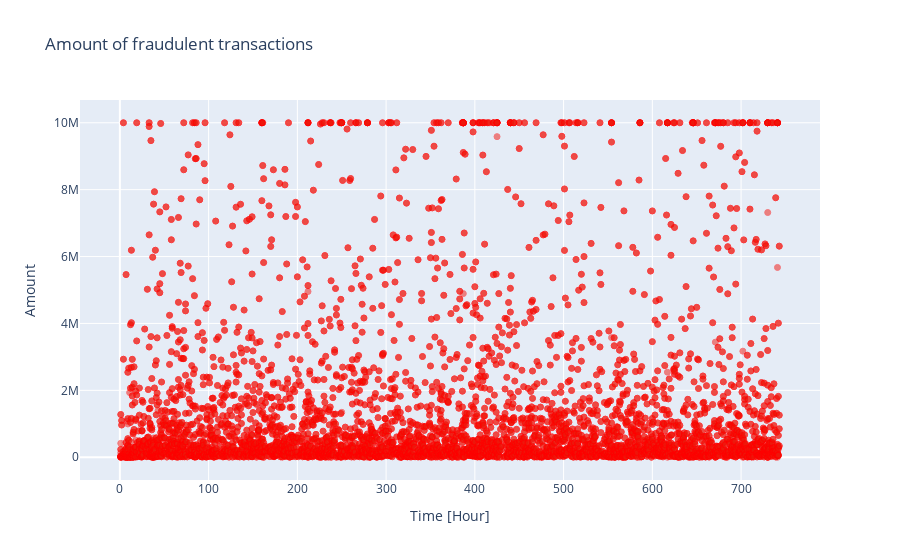

The notebook cell saved with this chart:
### Code cell
#Plotting fraudulent transaction(amount) against time. 
#Time is in hours from the start of the time period(30 Days stimulation)
fraud = data_df.loc[data_df['isFraud'] == 1]

trace = go.Scatter(
    x = fraud['step'],
    y = fraud['amount'],
    name="amount",
     marker=dict(
                color='rgb(238,23,11)',
                line=dict(
                    color='red',
                    width=1),
                opacity=0.5,
            ),
    text= fraud['amount'],
    mode = "markers"
)
data = [trace]
layout = dict(title = 'Amount of fraudulent transactions',
          xaxis = dict(title = 'Time [Hour]', showticklabels=True), 
          yaxis = dict(title = 'Amount'),
          hovermode='closest'
         )
fig = dict(data=data, layout=layout)
iplot(fig, filename='fraud-amount')

### Figure 1 — Plotly figure (JSON) as saved in the notebook; plotly's stock layout.template omitted (floating-point values rounded to 4 significant figures; data arrays with more than 128 entries replaced by an {"elided": "..."} marker saying what was removed)
{"data": [{"marker": {"color": "rgb(238,23,11)", "line": {"color": "red", "width": 1}, "opacity": 0.5}, "mode": "markers", "name": "amount", "text": {"elided": "8213 float values"}, "type": "scatter", "x": {"elided": "8213 int values"}, "y": {"elided": "8213 float values"}}], "layout": {"hovermode": "closest", "title": {"text": "Amount of fraudulent transactions"}, "xaxis": {"showticklabels": true, "title": {"text": "Time [Hour]"}}, "yaxis": {"title": {"text": "Amount"}}}}
